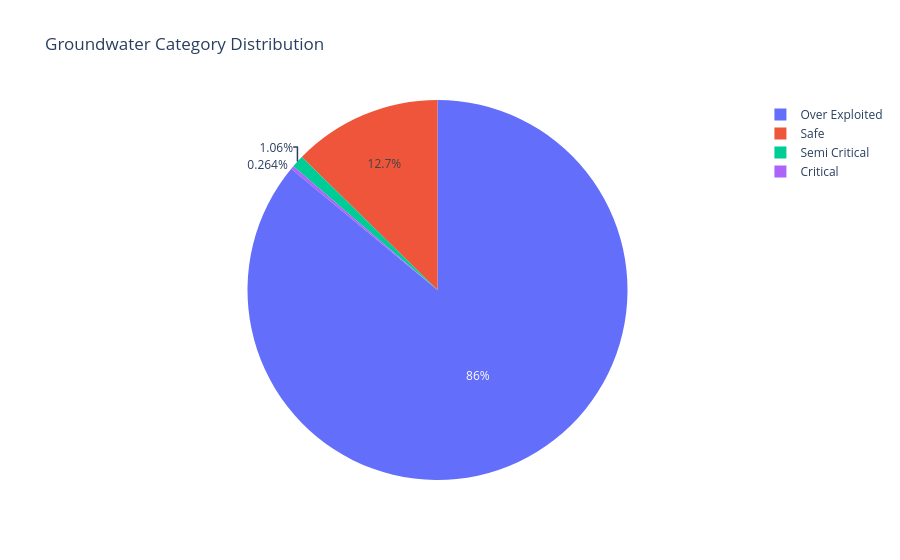

This figure's notebook cell:
### Code cell
fig = px.pie(df,
            names="category",
            title="Groundwater Category Distribution")

fig.show()

### Figure 1 — Plotly figure (JSON) as saved in the notebook; plotly's stock layout.template omitted (floating-point values rounded to 4 significant figures; data arrays with more than 128 entries replaced by an {"elided": "..."} marker saying what was removed)
{"data": [{"domain": {"x": [0, 1], "y": [0, 1]}, "hovertemplate": "category=%{label}<extra></extra>", "labels": {"elided": "758 str values"}, "legendgroup": "", "name": "", "showlegend": true, "type": "pie"}], "layout": {"legend": {"tracegroupgap": 0}, "title": {"text": "Groundwater Category Distribution"}}}
